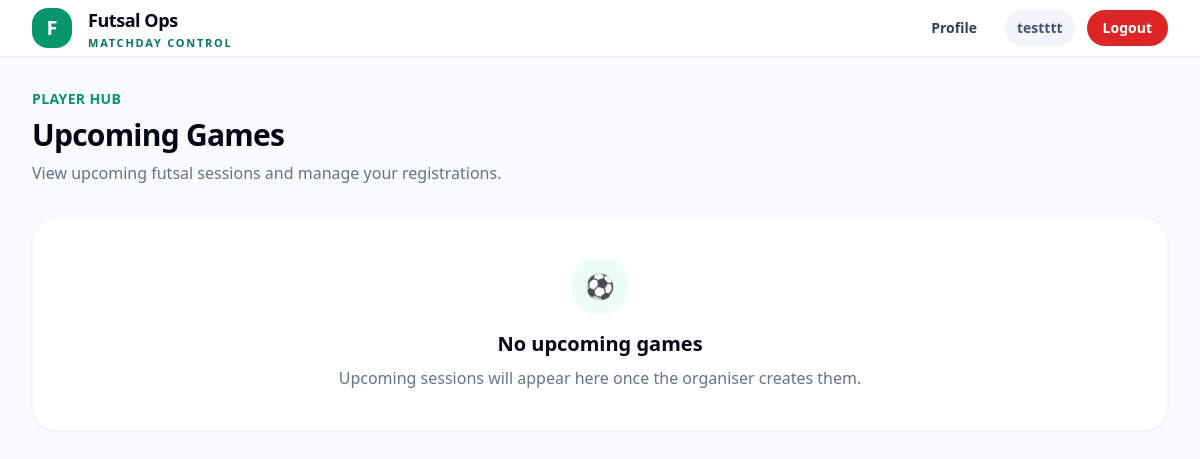
/home/ (signed in), run on an earlier commit of the app's database.
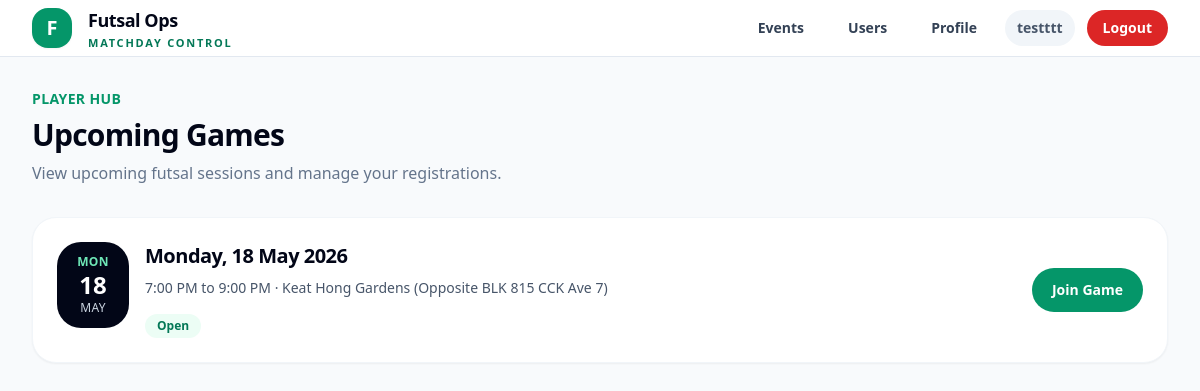
And on a later commit of the database.
### accounts/models.py (models this page shows, shortened)
class User(AbstractUser):
    ROLE_USER = "user"
    ROLE_ADMIN = "admin"
    ROLE_SUPERADMIN = "superadmin"
    ROLE_CHOICES = [
        (ROLE_USER, "User"),
        (ROLE_ADMIN, "Admin"),
        (ROLE_SUPERADMIN, "Superadmin"),
    ]
    PLAYER_NEW = "new"
    PLAYER_REGULAR = "regular"
    PLAYER_CORE = "core"
    PLAYER_NAUGHTY = "naughty"
    PLAYER_TYPE_CHOICES = [
        (PLAYER_NEW, "New"),
        (PLAYER_REGULAR, "Regular"),
        (PLAYER_CORE, "Core"),
        (PLAYER_NAUGHTY, "Naughty"),
    ]
    role = models.CharField(max_length=20, choices=ROLE_CHOICES, default=ROLE_USER)
    player_type = models.CharField(max_length=20, choices=PLAYER_TYPE_CHOICES, default=PLAYER_NEW)
    mobile_number = models.CharField(max_length=30, blank=True)
    games_played_count = models.PositiveIntegerField(default=0)
    email_verified = models.BooleanField(default=False)
    admin_notes = models.TextField(blank=True, default="")
    def is_admin_level(self):
        return self.is_authenticated and (
            self.is_superuser or self.role in {self.ROLE_ADMIN, self.ROLE_SUPERADMIN}
        )

### events/models.py (models this page shows, shortened)
class Event(models.Model):
    STATUS_DRAFT = "draft"
    STATUS_OPEN = "open"
    STATUS_FINALIZED = "finalized"
    STATUS_COMPLETED = "completed"
    STATUS_CANCELLED = "cancelled"
    STATUS_CHOICES = [
        (STATUS_DRAFT, "Draft"),
        (STATUS_OPEN, "Open"),
        (STATUS_FINALIZED, "Finalized"),
        (STATUS_COMPLETED, "Completed"),
        (STATUS_CANCELLED, "Cancelled"),
    ]
    registration_token = models.UUIDField(
        default=uuid.uuid4,
        unique=True,
        editable=False,
    )
    event_code = models.CharField(
        max_length=20,
        unique=True,
        default=generate_event_code,
        editable=False,
    )
    title = models.CharField(max_length=255)
    start_datetime = models.DateTimeField()
    end_datetime = models.DateTimeField()
    location = models.CharField(max_length=255)
    amount_payable = models.DecimalField(max_digits=8, decimal_places=2)
    playing_slots = models.PositiveIntegerField(default=15)
    waiting_slots = models.PositiveIntegerField(default=5)
    backup_slots = models.PositiveIntegerField(default=3)
    is_private = models.BooleanField(
        default=False,
        help_text="Private events are hidden from the public event list but accessible by registration link.",
    )
    status = models.CharField(
        max_length=20,
        choices=STATUS_CHOICES,
        default=STATUS_DRAFT,
    )
    created_by = models.ForeignKey(
        settings.AUTH_USER_MODEL,
        on_delete=models.SET_NULL,
        null=True,
        related_name="created_events",
    )
    created_at = models.DateTimeField(auto_now_add=True)
    updated_at = models.DateTimeField(auto_now=True)
    class Meta:
        ordering = ["start_datetime"]
    @property
    def weekday_display(self):
        local_start = timezone.localtime(self.start_datetime)
        return local_start.strftime("%A")
    @property
    def date_display(self):
        local_start = timezone.localtime(self.start_datetime)
        return local_start.strftime("%d %B %Y")
    @property
    def time_range_display(self):
        local_start = timezone.localtime(self.start_datetime)
        local_end = timezone.localtime(self.end_datetime)
        start = local_start.strftime("%I:%M %p").lstrip("0")
        end = local_end.strftime("%I:%M %p").lstrip("0")
        return f"{start} to {end}"

### accounts/views.py (the view)
# urls.py: path("home/", PlayerHomeView.as_view(), name="player_home"),
class PlayerHomeView(View):
    template_name = "accounts/player_home.html"
    def get(self, request):
        if not request.user.is_authenticated:
            return redirect("login")
        now = timezone.now()
        upcoming_events = list(
            Event.objects
            .filter(start_datetime__gt=now, is_private=False)
            .order_by("start_datetime")
        )
        user_registrations = (
            EventRegistration.objects
            .filter(user=request.user, event__in=upcoming_events)
            .exclude(status=EventRegistration.STATUS_REMOVED)
            .select_related("event")
        )
        registration_map = {reg.event_id: reg for reg in user_registrations}
        for event in upcoming_events:
            reg = registration_map.get(event.id)
            event.user_registration = reg
            event.player_visible_status = get_player_visible_status(reg, event)
        return render(
            request,
            self.template_name,
            {
                "events": upcoming_events,
                "now": now,
            },
        )

### accounts/views.py (called while the page is built, shortened)
def get_player_visible_status(registration, event):
    if not registration:
        return None

### templates/accounts/player_home.html (shortened to what this page needs)
{% extends "base.html" %}
{% block content %}
<div class="space-y-8">
    <div class="flex flex-col md:flex-row md:items-end md:justify-between gap-5">
        <div>
            <p class="text-sm font-bold text-emerald-600 uppercase tracking-wide">
                Player Hub
            </p>
            <h1 class="mt-2 text-3xl font-black tracking-tight text-slate-950">
                Upcoming Games
            </h1>
            <p class="mt-2 text-slate-500">
                View upcoming futsal sessions and manage your registrations.
            </p>
        </div>
    </div>
    <div class="grid grid-cols-1 gap-4">
        {% for event in events %}
            <div class="bg-white rounded-3xl border border-slate-100 shadow-sm p-5 md:p-6 hover:shadow-md transition-shadow">
                <div class="flex flex-col md:flex-row md:items-center md:justify-between gap-5">
                    <div class="flex items-start gap-4">
                        <div class="min-w-[72px] rounded-3xl bg-slate-950 text-white px-4 py-3 text-center">
                            <div class="text-xs font-bold uppercase tracking-wide text-emerald-300">
                                {{ event.weekday_display|slice:":3" }}
                            </div>
                            <div class="text-2xl font-black leading-tight">
                                {{ event.start_datetime|date:"d" }}
                            </div>
                            <div class="text-xs uppercase tracking-wide text-slate-300">
                                {{ event.start_datetime|date:"M" }}
                            </div>
                        </div>
                        <div>
                            <h2 class="text-xl font-black tracking-tight text-slate-950">
                                {{ event.weekday_display }}, {{ event.date_display }}
                            </h2>
                            <div class="mt-2 text-sm text-slate-600">
                                {{ event.time_range_display }} · {{ event.location }}
                            </div>
                            <div class="mt-4 flex flex-wrap gap-2">
                                {% if event.player_visible_status %}
                                    {% if event.player_visible_status.label == "Playing" %}
                                        <span class="inline-flex items-center rounded-full bg-emerald-50 px-3 py-1 text-xs font-bold text-emerald-700">
                                            Playing
                                        </span>
                                    {% elif event.player_visible_status.label == "Waiting" %}
                                        <span class="inline-flex items-center rounded-full bg-amber-50 px-3 py-1 text-xs font-bold text-amber-700">
                                            Waiting
                                            {% if event.player_visible_status.queue_number %}
                                                #{{ event.player_visible_status.queue_number }}
                                            {% endif %}
                                        </span>
                                    {% else %}
                                        <span class="inline-flex items-center rounded-full bg-blue-50 px-3 py-1 text-xs font-bold text-blue-700">
                                            Pending
                                        </span>
                                    {% endif %}
                                {% elif now >= event.start_datetime %}
                                    <span class="inline-flex items-center rounded-full bg-red-50 px-3 py-1 text-xs font-bold text-red-700">
                                        Registration Closed
                                    </span>
                                {% else %}
                                    <span class="inline-flex items-center rounded-full bg-emerald-50 px-3 py-1 text-xs font-bold text-emerald-700">
                                        Open
                                    </span>
                                {% endif %}
                            </div>
                        </div>
                    </div>
                    <div class="flex md:justify-end">
                        {% if event.player_visible_status %}
                            <a href="{% url 'join_event' event.registration_token %}"
                               class="inline-flex items-center justify-center px-5 py-3 rounded-full bg-red-50 text-red-700 text-sm font-bold hover:bg-red-100">
                                Leave Game
                            </a>
                        {% elif now >= event.start_datetime %}
                            <span class="inline-flex items-center justify-center px-5 py-3 rounded-full bg-slate-100 text-slate-500 text-sm font-bold">
                                Closed
                            </span>
                        {% else %}
                            <a href="{% url 'join_event' event.registration_token %}"
                               class="inline-flex items-center justify-center px-5 py-3 rounded-full bg-emerald-600 text-white text-sm font-bold hover:bg-emerald-700">
                                Join Game
                            </a>
                        {% endif %}
                    </div>
                </div>
            </div>
        {% empty %}
            <div class="bg-white rounded-3xl border border-slate-100 shadow-sm p-10 text-center">
                <div class="mx-auto h-14 w-14 rounded-3xl bg-emerald-50 text-emerald-700 flex items-center justify-center text-2xl font-black">
                    ⚽
                </div>
                <h2 class="mt-4 text-xl font-black text-slate-950">
                    No upcoming games
                </h2>
                <p class="mt-2 text-slate-500">
                    Upcoming sessions will appear here once the organiser creates them.
                </p>
            </div>
        {% endfor %}
    </div>
</div>
{% endblock %}

### templates/base.html (shortened to what this page needs)
<!DOCTYPE html>
<html>
<head>
    <script src="https://cdn.tailwindcss.com"></script>
</head>
<body class="min-h-screen bg-slate-50 text-slate-950">
    <header class="sticky top-0 z-40 border-b border-slate-200 bg-white/95 backdrop-blur">
        <div class="max-w-7xl mx-auto px-4 sm:px-6 lg:px-8">
            <div class="h-14 flex items-center justify-between gap-6">
                <a href="/" class="flex items-center gap-4">
    			<div class="h-10 w-10 rounded-2xl bg-emerald-600 text-white flex items-center justify-center text-xl font-black shadow-sm">
        		   F
    			</div>
   			 <div class="leading-tight">
        			<div class="text-lg font-black tracking-tight text-slate-950">
            			   Futsal Ops
        			</div>
        			<div class="text-[11px] uppercase tracking-[0.16em] text-emerald-700 font-bold mt-0.5">
            		 	   Matchday Control
        			</div>
    			</div>
		</a>
                <div class="flex items-center gap-2 sm:gap-3">
                    {% if request.user.is_authenticated %}
                        {% if request.user.is_admin_level %}
                            <a href="{% url 'event_list' %}"
                               class="hidden sm:inline-flex items-center px-4 py-2 rounded-full text-sm font-semibold text-slate-700 hover:bg-emerald-50 hover:text-emerald-700">
                                Events
                            </a>
                            <a href="{% url 'user_list' %}"
                               class="hidden sm:inline-flex items-center px-4 py-2 rounded-full text-sm font-semibold text-slate-700 hover:bg-emerald-50 hover:text-emerald-700">
                                Users
                            </a>
                        {% endif %}
                        <a href="{% url 'profile' %}"
                           class="inline-flex items-center px-4 py-2 rounded-full text-sm font-semibold text-slate-700 hover:bg-emerald-50 hover:text-emerald-700">
                            Profile
                        </a>
                        <div class="hidden md:inline-flex items-center px-3 py-2 rounded-full bg-slate-100 text-sm font-semibold text-slate-600">
                            {{ request.user.username }}
                        </div>
                        <form method="post" action="/logout/">
                            <button type="submit"
                                class="inline-flex items-center px-4 py-2 rounded-full text-sm font-semibold bg-red-600 text-white hover:bg-red-700">
                                Logout
                            </button>
                        </form>
                    {% else %}
                        <a href="/login/"
                           class="inline-flex items-center px-5 py-2.5 rounded-full text-sm font-semibold bg-emerald-600 text-white hover:bg-emerald-700">
                            Login
                        </a>
                    {% endif %}
                </div>
            </div>
        </div>
    </header>
    <main class="max-w-7xl mx-auto px-4 sm:px-6 lg:px-8 py-8">
        {% block content %}{% endblock %}
    </main>
</body>
</html>

What changed in the data, as far as the page shows it:
changed User "testttt": role "user" → "admin" (drawn)
added Event: weekday_display "MON", start_datetime "18", start_datetime "MAY", weekday_display "Monday", date_display "18 May 2026", time_range_display "7:00 PM to 9:00 PM", location "Keat Hong Gardens (Opposite BLK 815 CCK Ave 7)", shows "Open", shows "Join Game"
Also different on the page:
text no longer shown: "⚽ No upcoming games Upcoming sessions will appear here once the organiser creates them."
text now shown: "Events Users"
